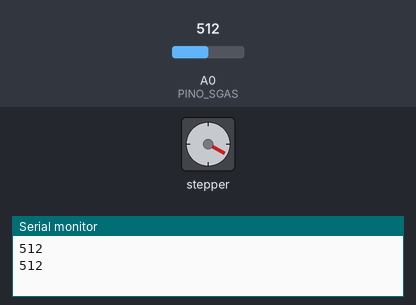
Simulated run of this sketch. Board: Arduino Uno, built with avr-gcc and run on an emulated ATmega328P. Shown: stepper motor, the last lines printed to the serial monitor. Inputs (shaded band) come from the test bench; at power-on: A0 (PINO_SGAS) = 512. Stepper angles assume 2048 steps per turn.

Above: at 1.7 s.
1.8 s: A0 (PINO_SGAS) set to 440
At 2.4 s:
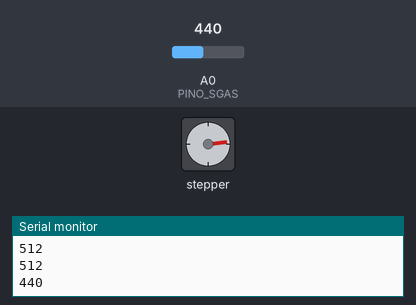
5.7 s: A0 (PINO_SGAS) set to 460
At 5.94 s:
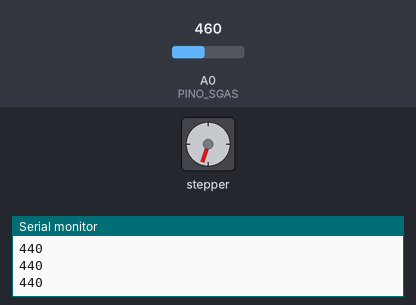
Timing chart, 0 to 15.2 s (numbered marks = the images above; inputs shaded):
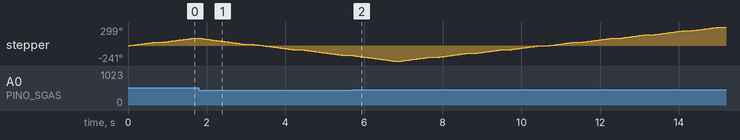

The sketch:

stepMotor_gasSensor.ino
```cpp
#include <Stepper.h>

const int stepPerRevolution = 2048;
Stepper myStepper(stepPerRevolution, 8, 10, 9, 11);

int const PINO_SGAS = A0;

void setup() {
  myStepper.setSpeed(14);
  Serial.begin(9600);
}

int degreeToSteps(int degree) {
  if (degree == 0) return 0;
  return stepPerRevolution / (360 / degree);
}

void loop() {
  int val = analogRead(PINO_SGAS);
  Serial.println(val, DEC);

  if (val > 450){
    myStepper.step(degreeToSteps(60));
  }
  else {
    myStepper.step(-degreeToSteps(90));
  }
  delay(200);
}
```
